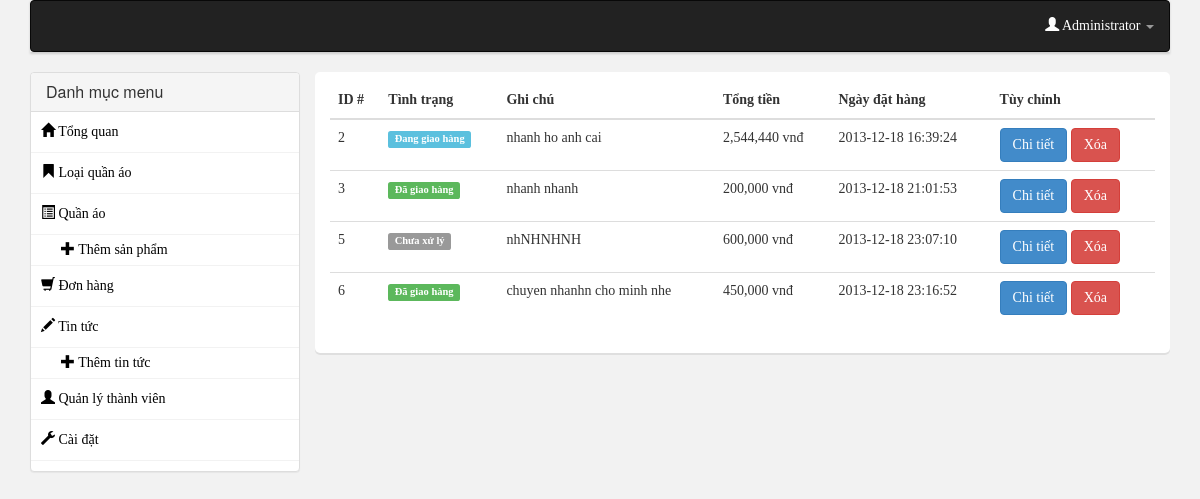
/admincp/index.php?action=order (signed in), run on the app's committed database.
### tables this page shows
CREATE TABLE IF NOT EXISTS `donhang` (
  `madonhang` int(11) NOT NULL AUTO_INCREMENT,
  `makh` int(11) NOT NULL,
  `ngayban` datetime NOT NULL,
  `note` text NOT NULL,
  `trangthai` int(11) NOT NULL,
  PRIMARY KEY (`madonhang`)
);

### include/class.db.php (called while the page is built, shortened)
<?php
Class Config extends mysqli{
    public $db;
    public $query;
    public function __construct(){
       $this->db = new mysqli('localhost','root','','project_nhom16') or die($this->db->errno);
       $this->db->query("SET NAMES 'utf8'");
    }
    public function fetchData(){
        $data = array();
        $this->result = $this->db->query($this->query);
        while ($dl = $this->result->fetch_assoc()) {
            $data[] = $dl;
        }
    return $data;
    }
}
?>

### include/class.admincp.php (called while the page is built, shortened)
<?php
require_once('class.db.php');
class Categories extends Config{
    public function getOrders(){
        $this->query = "SELECT *,sum(thanhtien) as tongtien FROM donhang,chitietdonhang WHERE donhang.madonhang = chitietdonhang.madonhang GROUP BY chitietdonhang.madonhang";
        return $this->fetchData();
    }
}
?>

### admincp/inc/orders.php (the view)
<table class="table table-hover table-border">
  <thead>
    <tr>
      <th>ID #</th>
      <th>Tình trạng</th>
      <th>Ghi chú</th>
      <th>Tổng tiền</th>
      <th>Ngày đặt hàng</th>
      <th>Tùy chỉnh</th>
    </tr>
  </thead>
  <tbody>
  <?php
    foreach ($sp->getOrders() as $item) {
  ?>
    <tr>
        <td><?php echo $item['madonhang'];?></td>
        <td><?php
        if ($item['trangthai'] == 1) {
                        echo '<span class="label label-default">Chưa xử lý</span>';
                    }else if ($item['trangthai'] == 2) {
                        echo '<span class="label label-info">Đang giao hàng</span>';
                    }else{
                        echo '<span class="label label-success">Đã giao hàng</span>';
                    }
         ?></td>
        <td><?php echo $item['note'];?></td>
        <td><?php echo number_format($item['tongtien']);?> vnđ</td>
        <td><?php echo $item['ngayban'];?></td>
        <td>
        <a href="index.php?action=order_detail&id=<?php echo $item['madonhang'];?>" class="btn btn-primary">Chi tiết</a>
	    <a onclick="return confirm('Bạn muốn xóa đơn hàng này ?')" href="index.php?action=delete_order&id=<?php echo $item['madonhang'];?>" class="btn btn-danger">Xóa</a>
        </td>
    </tr>
     <?php
    }
  ?>
  </tbody>
</table>

### admincp/css/style.css (style rules this page uses)
body { font-family: tahoma;background:#f2f2f2; }

### data on the page
donhang: madonhang "2", trangthai "Đang giao hàng", note "nhanh ho anh cai", tongtien "2,544,440", ngayban "2013-12-18 16:39:24"
donhang: madonhang "3", trangthai "Đã giao hàng", note "nhanh nhanh", tongtien "200,000", ngayban "2013-12-18 21:01:53"
donhang: madonhang "5", trangthai "Chưa xử lý", note "nhNHNHNH", tongtien "600,000", ngayban "2013-12-18 23:07:10"
donhang: madonhang "6", trangthai "Đã giao hàng", note "chuyen nhanhn cho minh nhe", tongtien "450,000", ngayban "2013-12-18 23:16:52"
